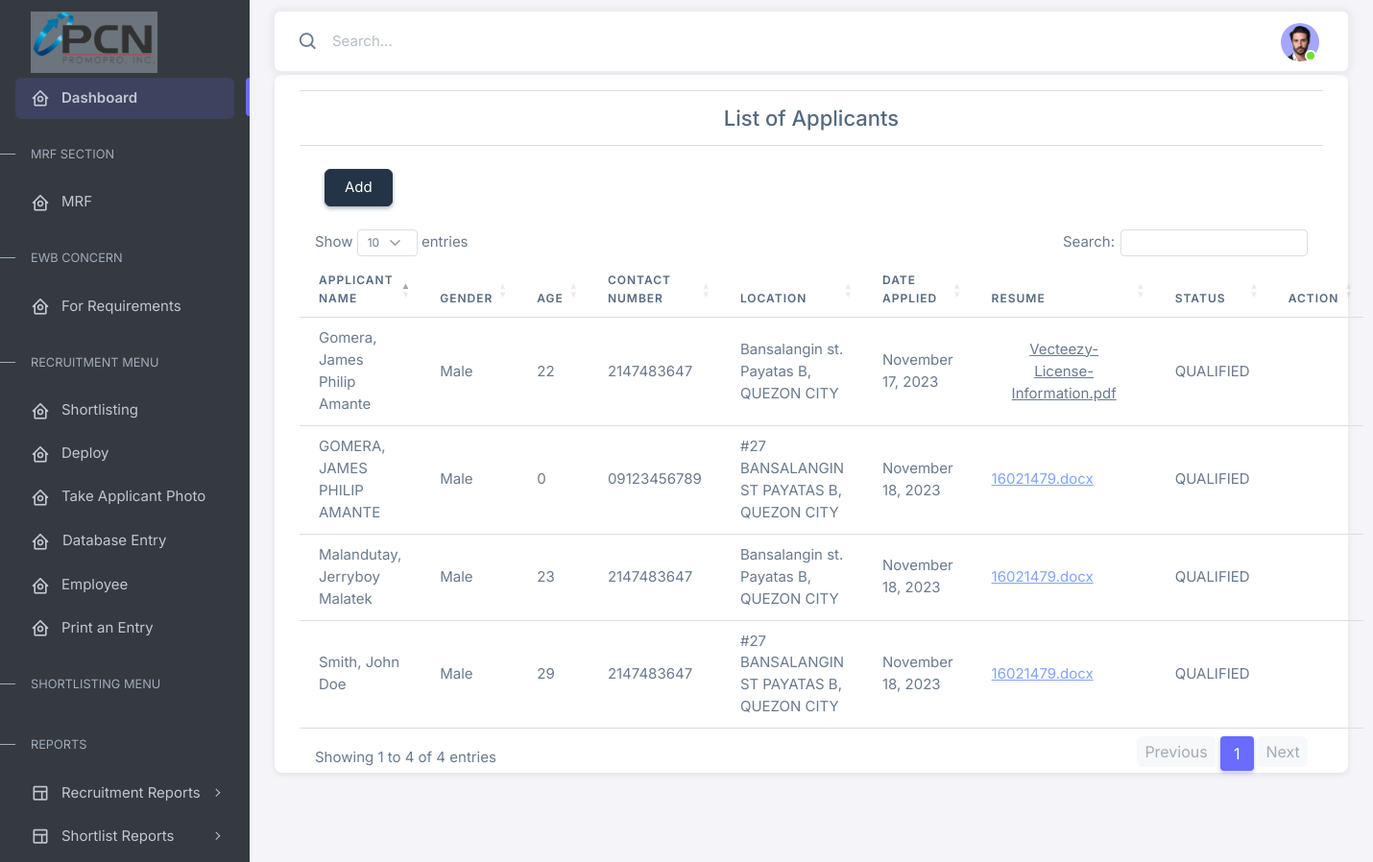
The page /recruitment/views/shortlisted_applicants.php?id=1 (signed in) on the database as committed earlier.
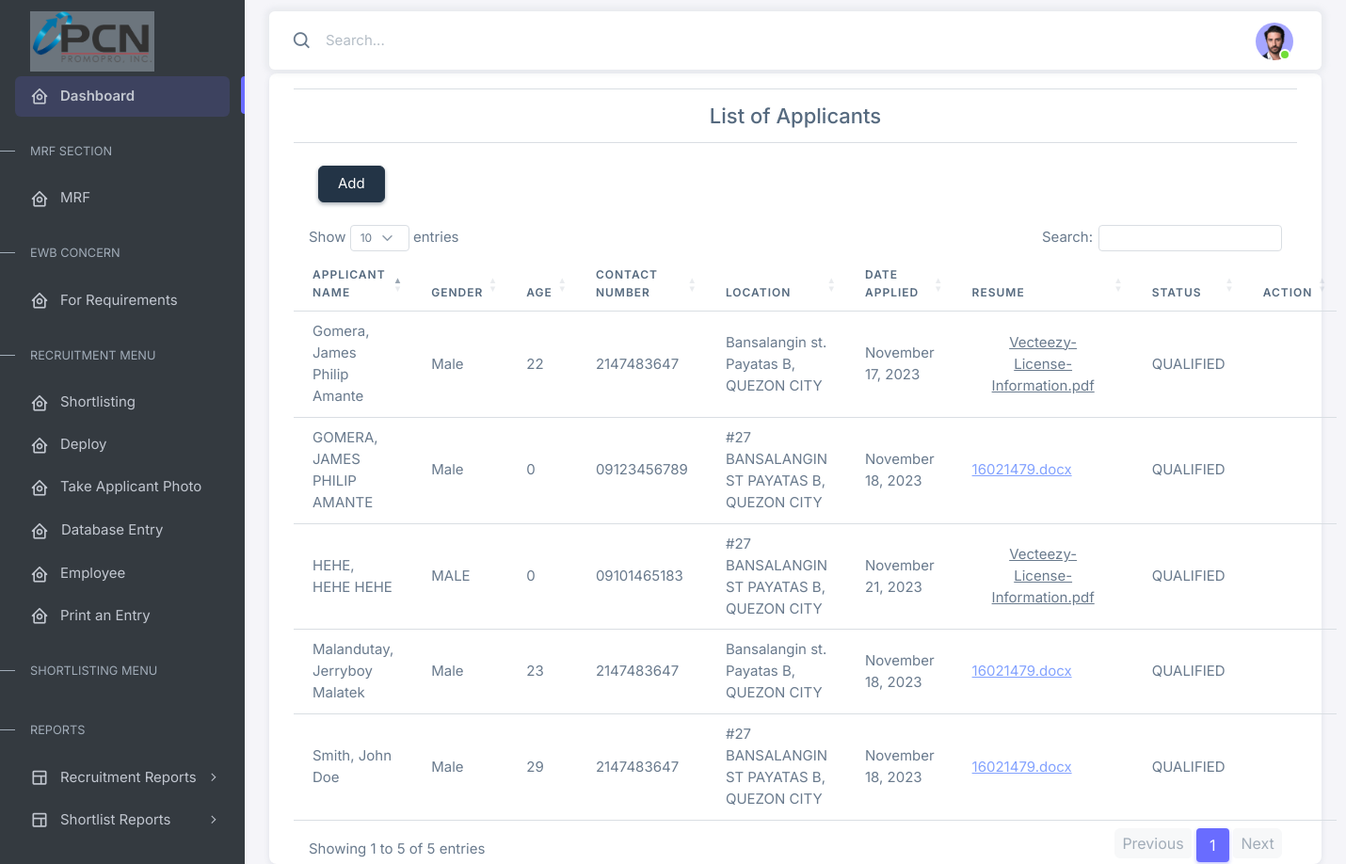
The same page on the database as committed later.
### tables this page shows
CREATE TABLE `applicant_resume` (
  `id` int(11) NOT NULL,
  `applicant_id` int(11) NOT NULL,
  `project_id` int(11) NOT NULL,
  `resume_file` varchar(255) NOT NULL,
  `resume_path` varchar(255) NOT NULL,
  `status` varchar(255) NOT NULL DEFAULT 'FOR SCREENING',
  `project_status` varchar(255) NOT NULL DEFAULT 'PENDING',
  `date_applied` datetime NOT NULL DEFAULT CURRENT_TIMESTAMP,
  `is_deleted` int(11) NOT NULL DEFAULT '0'
);

CREATE TABLE `applicant` (
  `id` int(11) NOT NULL,
  `source` varchar(255) NOT NULL,
  `username` varchar(255) NOT NULL,
  `password` varchar(255) NOT NULL,
  `firstname` varchar(255) NOT NULL,
  `middlename` varchar(255) NOT NULL,
  `lastname` varchar(255) NOT NULL,
  `extension_name` varchar(255) NOT NULL,
  `gender` varchar(255) NOT NULL,
  `civil_status` varchar(255) NOT NULL,
  `age` int(11) NOT NULL,
  `mobile_number` varchar(15) NOT NULL,
  `email_address` varchar(255) NOT NULL,
  `birthday` varchar(255) NOT NULL,
  `present_address` varchar(255) NOT NULL,
  `city` varchar(255) NOT NULL,
  `region` varchar(255) NOT NULL,
  `applicant_status` varchar(25) NOT NULL DEFAULT 'ACTIVE',
  `resume_attachment` varchar(255) NOT NULL,
  `image` varchar(255) NOT NULL,
  `date_created` timestamp NOT NULL DEFAULT CURRENT_TIMESTAMP
);

### recruitment/views/shortlisted_applicants.php (the view, shortened to what the changed rows need)
<?php
include '../../connect.php';
if (isset($_SESSION['username'], $_SESSION['password'])) {
?>
    <!DOCTYPE html>
    <html lang="en">
    <head>
    </head>
    <body>
        <div class="layout-wrapper layout-content-navbar">
            <div class="layout-container">
                <?php include '../components/sidebar.php'; ?>
                <div class="layout-page">
                    <?php include '../components/navbar.php'; ?>
                    <div class="content-wrapper mt-1">
                        <div class="container">
                            <div class="card">
                                <div class="container">
                                    <hr>
                                    <div class="title justify-content-center align-items-center mx-auto text-center">
                                        <h4 class="fs-4">
                                            List of Applicants
                                        </h4>
                                    </div>
                                    <hr>
                                    <div class="container mt-4 mb-4">
                                        <button type="button" class="btn btn-dark" title="Add Applicants to Shortlist" data-bs-toggle="modal" data-bs-target="#addApplicantsToShortlist">Add</button>
                                    </div>
                                    <table class="table" id="example">
                                        <thead>
                                            <tr>
                                                <th>Applicant Name</th>
                                                <th>gender</th>
                                                <th>Age</th>
                                                <th>Contact Number</th>
                                                <th>Location</th>
                                                <th>Date Applied</th>
                                                <th>Resume</th>
                                                <th>Status</th>
                                                <th>Action</th>
                                            </tr>
                                        </thead>
                                        <tbody>
                                            <?php
                                            $id = $_GET['id'];
                                            $query = "SELECT applicant.*, project.*, resume.*, DATE_FORMAT(resume.date_applied, '%M %d, %Y') as date_applied
                                                    FROM applicant applicant, projects project, applicant_resume resume
                                                    WHERE applicant.id = resume.applicant_id
                                                    AND project.id = resume.project_id
                                                    AND project.id = '$id'";
                                            $result = $link->query($query);
                                            while ($row = $result->fetch_assoc()) {
                                            ?>
                                                <tr>
                                                    <td><?php echo $row['lastname'] . ", " . $row['firstname'] . " " . $row['middlename'] ?></td>
                                                    <td><?php echo $row['gender'] ?></td>
                                                    <td><?php echo $row['age'] ?></td>
                                                    <td><?php echo $row['mobile_number'] ?></td>
                                                    <td><?php echo $row['present_address'] . ", " . $row['city']; ?></td>
                                                    <td><?php echo $row['date_applied'] ?></td>
                                                    <td>
                                                        <?php
                                                        $resumeFilePath = "../../../pcn_OLA/" . $row['resume_path'] . "/Requirements/" . $row['resume_file'];
                                                        $fileExtension = pathinfo($resumeFilePath, PATHINFO_EXTENSION);
                                                        if (strtolower($fileExtension) === 'pdf') {
                                                            echo '<button type="button" class="btn" data-bs-toggle="modal" data-bs-target="#viewResume-' . $row['id'] . '" title="View Resume" style="text-decoration: underline; box-shadow: none !important; outline: none !important;">' . $row['resume_file'] . '</button>';
                                                        } else {
                                                            echo '<a href="' . $resumeFilePath . '" download="' . $row['resume_file'] . '" class="btntooltips" title="Download Resume" style="text-decoration: underline; color: #83A2FF;">' . $row['resume_file'] . '</a>';
                                                        }
                                                        ?>
                                                    </td>
                                                    <td><?php echo $row['status'] ?></td>
                                                    <td>
                                                    </td>
                                                </tr>
                                            <?php } ?>
                                        </tbody>
                                    </table>
                                </div>
                            </div>
                        </div>
                    </div>
                </div>
            </div>
    </body>
    </html>
<?php
} else {
    header("Location: ../../index.php");
    session_destroy();
    exit(0);
}
?>

Rows that differ between the two databases and show on the page:
added applicant_resume: applicant.lastname "HEHE", applicant.firstname "HEHE", applicant.middlename "HEHE", applicant.gender "MALE", applicant.age "0", applicant.mobile_number "09101465183", applicant.present_address "#27 BANSALANGIN ST PAYATAS B", applicant.city "QUEZON CITY", date_applied "November 21, 2023", resume_file "Vecteezy-License-Information.pdf", status "QUALIFIED"
Other text that changed with them:
text written by a page script: "Show entries Search: Showing 1 to 4 of 4 entries Previous 1 Next" → "Show entries Search: Showing 1 to 5 of 5 entries Previous 1 Next"
